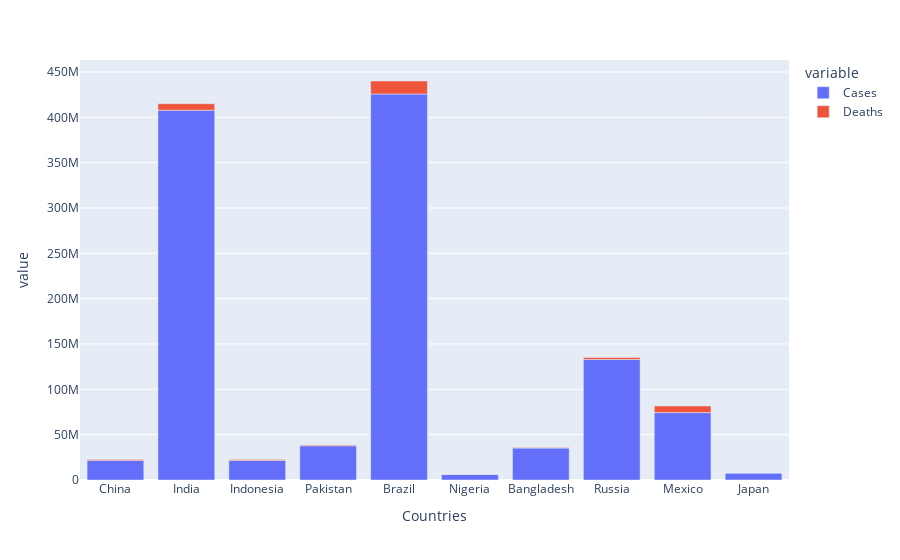

Notebook code cell kept with this figure:
### Code cell
fig6 = px.bar(Total1, x='Countries', y=['Cases', 'Deaths'])
fig6.show()

### Figure 1 — Plotly figure (JSON) as saved in the notebook; plotly's stock layout.template omitted (floating-point values rounded to 4 significant figures)
{"data": [{"alignmentgroup": "True", "hovertemplate": "variable=Cases<br>Countries=%{x}<br>value=%{y}<extra></extra>", "legendgroup": "Cases", "marker": {"color": "#636efa", "pattern": {"shape": ""}}, "name": "Cases", "offsetgroup": "Cases", "orientation": "v", "showlegend": true, "textposition": "auto", "type": "bar", "x": ["China", "India", "Indonesia", "Pakistan", "Brazil", "Nigeria", "Bangladesh", "Russia", "Mexico", "Japan"], "xaxis": "x", "y": [21632319, 407771689, 21570383, 37738242, 425704574, 6107452, 35266216, 132889015, 74347562, 7659484], "yaxis": "y"}, {"alignmentgroup": "True", "hovertemplate": "variable=Deaths<br>Countries=%{x}<br>value=%{y}<extra></extra>", "legendgroup": "Deaths", "marker": {"color": "#EF553B", "pattern": {"shape": ""}}, "name": "Deaths", "offsetgroup": "Deaths", "orientation": "v", "showlegend": true, "textposition": "auto", "type": "bar", "x": ["China", "India", "Indonesia", "Pakistan", "Brazil", "Nigeria", "Bangladesh", "Russia", "Mexico", "Japan"], "xaxis": "x", "y": [1066950, 7247400, 916187, 789717, 14340645, 125557, 484572, 2131745, 7296012, 194918], "yaxis": "y"}], "layout": {"barmode": "relative", "legend": {"title": {"text": "variable"}, "tracegroupgap": 0}, "margin": {"t": 60}, "xaxis": {"anchor": "y", "domain": [0, 1], "title": {"text": "Countries"}}, "yaxis": {"anchor": "x", "domain": [0, 1], "title": {"text": "value"}}}}
